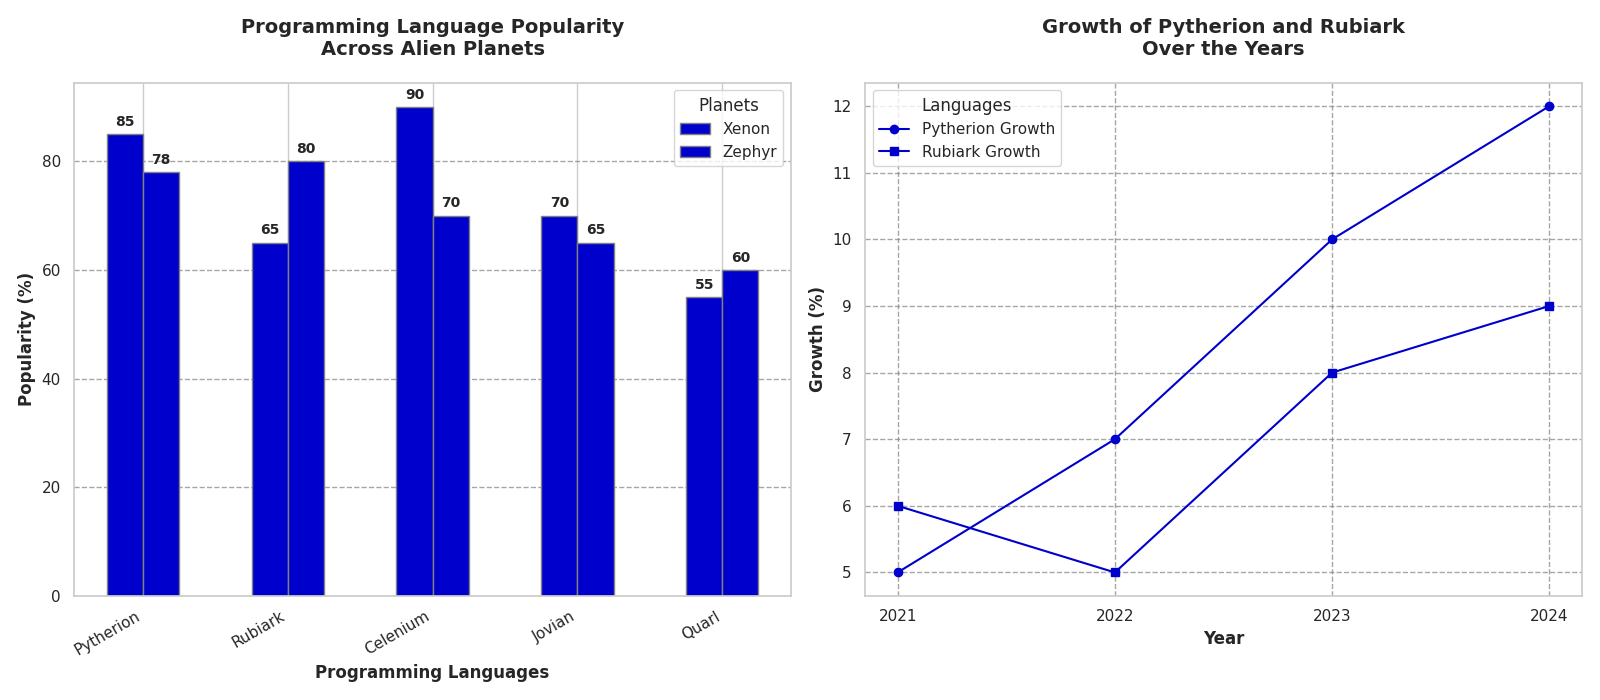

Reproduce this figure in Python.
import matplotlib.pyplot as plt
import numpy as np

languages = ["Pytherion", "Rubiark", "Celenium", "Jovian", "Quarl"]
xenon_popularity = [85, 65, 90, 70, 55]
zephyr_popularity = [78, 80, 70, 65, 60]

years = ["2021", "2022", "2023", "2024"]
pytherion_growth = [5, 7, 10, 12]
rubiark_growth = [6, 5, 8, 9]

bar_width = 0.25
r1 = np.arange(len(languages))
r2 = [x + bar_width for x in r1]

# Setting up the figure and axes
fig, (ax2, ax1) = plt.subplots(1, 2, figsize=(16, 7))

# Bar plot (ax2)
ax2.bar(r1, xenon_popularity, color='mediumblue', width=bar_width, edgecolor='grey', label='Xenon')
ax2.bar(r2, zephyr_popularity, color='mediumblue', width=bar_width, edgecolor='grey', label='Zephyr')

for rects, data in zip([r1, r2], [xenon_popularity, zephyr_popularity]):
    for rect, value in zip(rects, data):
        ax2.text(rect, value + 1, str(value), ha='center', va='bottom', fontsize=10, fontweight='bold')

ax2.set_xlabel('Programming Languages', fontweight='bold', fontsize=12)
ax2.set_ylabel('Popularity (%)', fontweight='bold', fontsize=12)
ax2.set_title('Programming Language Popularity\nAcross Alien Planets', fontsize=14, fontweight='bold', pad=20)
ax2.set_xticks([r + bar_width/2 for r in range(len(languages))])
ax2.set_xticklabels(languages, rotation=30, ha='right')
ax2.yaxis.grid(True, linestyle='--', which='major', color='grey', alpha=0.7)
ax2.legend(title='Planets', loc='upper right')

# Line plot (ax1)
ax1.plot(years, pytherion_growth, marker='o', color='mediumblue', label='Pytherion Growth')
ax1.plot(years, rubiark_growth, marker='s', color='mediumblue', label='Rubiark Growth')

ax1.set_xlabel('Year', fontweight='bold', fontsize=12)
ax1.set_ylabel('Growth (%)', fontweight='bold', fontsize=12)
ax1.set_title('Growth of Pytherion and Rubiark\nOver the Years', fontsize=14, fontweight='bold', pad=20)
ax1.grid(True, linestyle='--', which='major', color='grey', alpha=0.7)
ax1.legend(title='Languages', loc='upper left')

plt.tight_layout()
plt.show()
